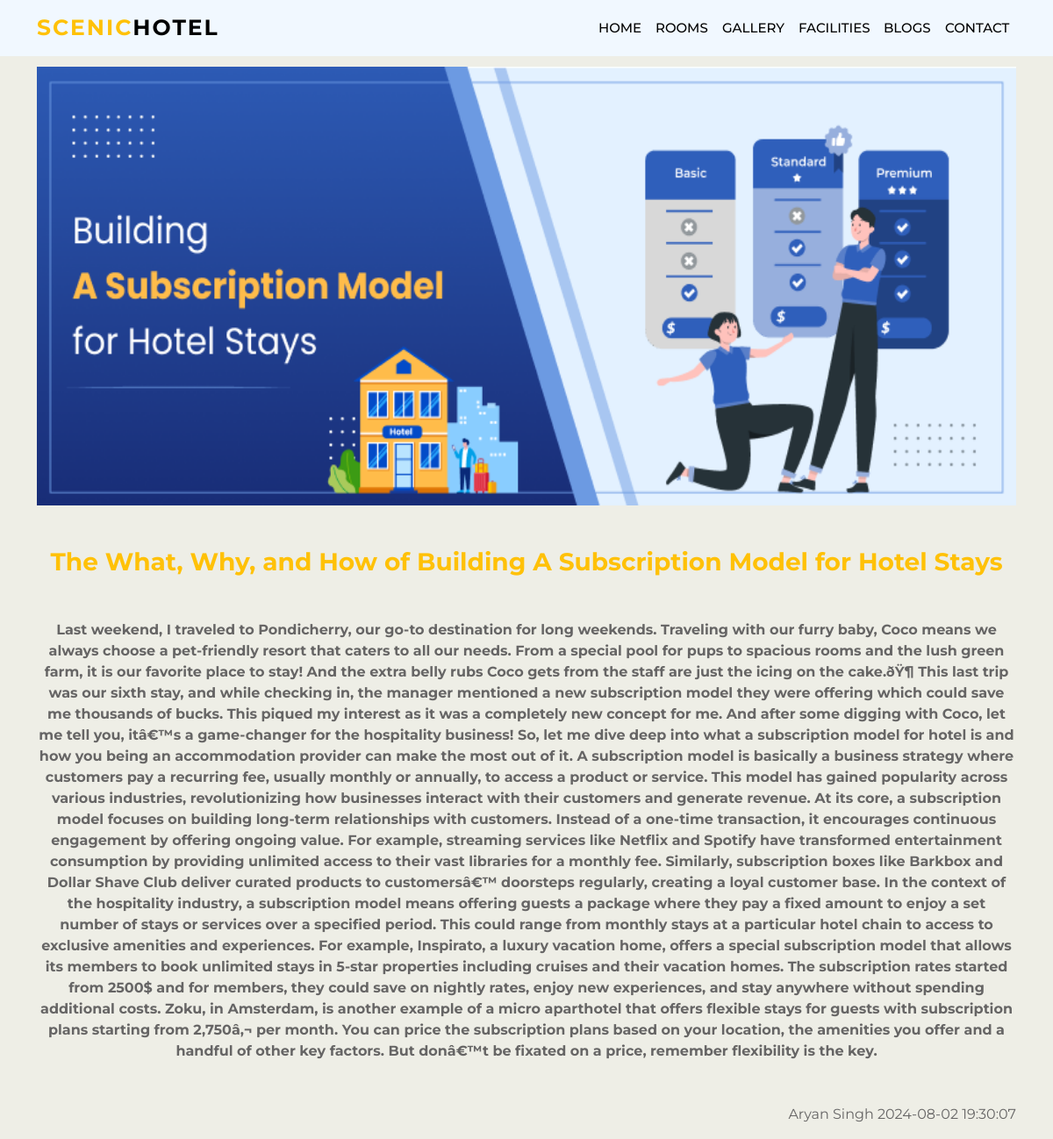
Screenshot of /blog_detail.php?id=11 with the database file from the repository.
### tables this page shows
CREATE TABLE IF NOT EXISTS `addblog` (
  `id` int(11) NOT NULL AUTO_INCREMENT,
  `title` varchar(150) NOT NULL,
  `submit_by` varchar(150) NOT NULL,
  `pic` varchar(200) NOT NULL,
  `message` text NOT NULL,
  `currentdate` datetime NOT NULL,
  PRIMARY KEY (`id`)
);

### blog_detail.php (the view, shortened to what this page needs)
<?php include 'header.php'?>
    <div class="container">
        <div class="row " style="margin-top: 60px;" data-aos="fade-up" data-aos-duration="1400">
            <?php
            $id=mysqli_real_escape_string($con,$_GET['id']);
            $qry="select * from addblog where id='$id'";
            $run=mysqli_query($con,$qry);
            while($data=mysqli_fetch_array($run))
            {
                echo "<div class='col-lg-12 mt-3 blog-clr' data-aos='fade-up' data-aos-duration='1400'>
                <img src='uploads/".$data['pic']." 'width='100%' style='height
                : 500px;'>
                <h3 class='my-5 text-center text-warning'>".$data['title']."</h3>
                <p class='text-center '><b>".$data['message']."</b></p>
                <p class='text-end fs-6 mt-5'><i class='la la-caret-right'></i>".$data['submit_by']."  ".$data['currentdate']."</p>
                </div>";
            }
            ?>
        </div>
    </div>

### style.css (style rules this page uses)
* { font-family: 'Montserrat', sans-serif; }
body { background-color: rgb(238, 238, 230); }

### rows the page displays
addblog: pic (picture), title "The What, Why, and How of Building A Subscription Model for Hotel Stays", message "Last weekend, I traveled to Pondicherry, our go-to destination for long weekends. Traveling with our furry baby, Coco means we always choose a pet-friendly resort that caters to all our needs. From a special pool for pups to spacious rooms and the lush green farm, it is our favorite place to stay! And the extra belly rubs Coco gets from the staff are just the icing on the cake.ðŸ¶ This last trip was our sixth stay, and while checking in, the manager mentioned a new subscription model they were offering which could save me thousands of bucks. This piqued my interest as it was a completely new concept for me. And after some digging with Coco, let me tell you, itâ€™s a game-changer for the…", submit_by "Aryan Singh", currentdate "2024-08-02 19:30:07"
